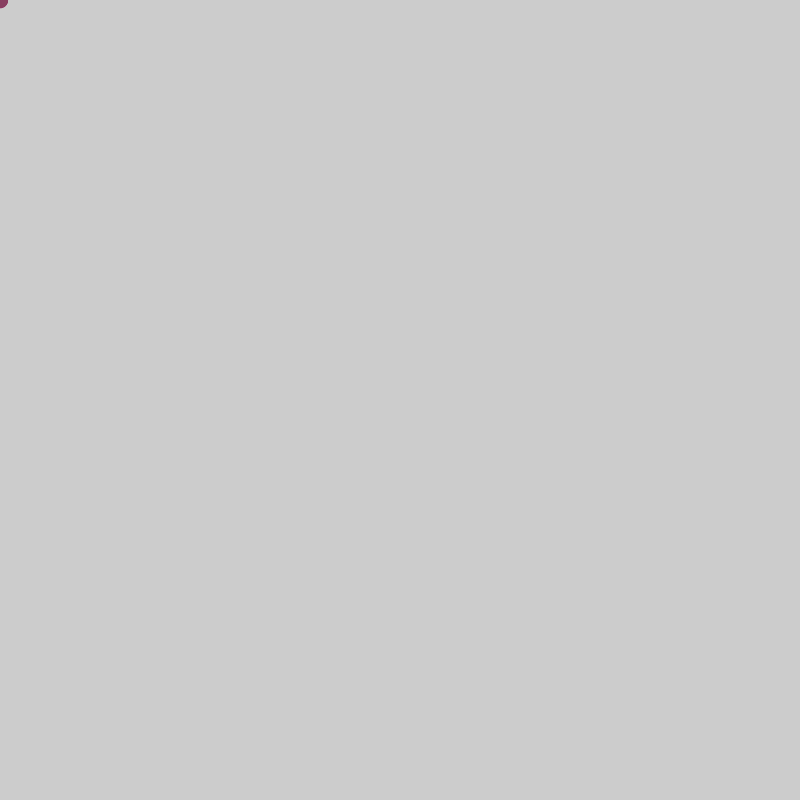
Frame 1 (no input)
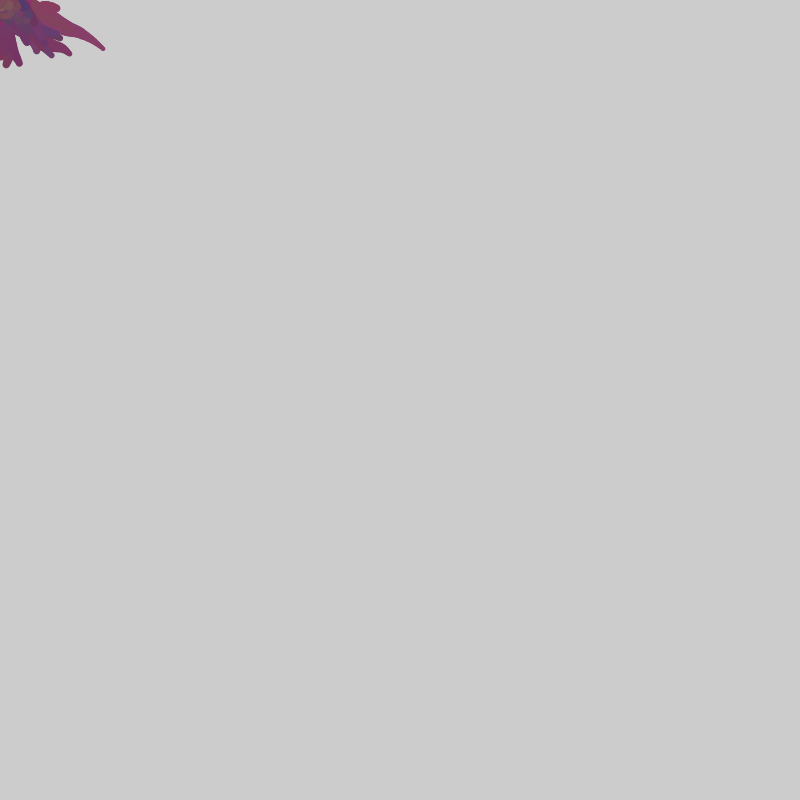
Frame 60 (the mouse pressed at the canvas centre just before this capture)
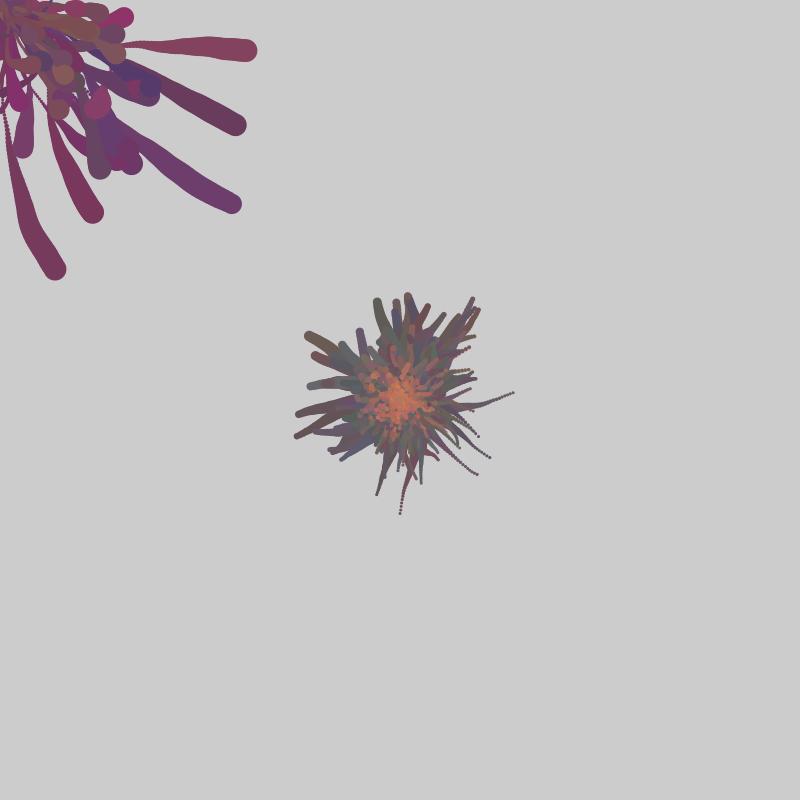
Frame 120 (the mouse held since frame 60 and released just before this capture)

The Processing sketch that drew these frames (run headless with seeded random() and noise(); from frame 60 on, the mouse is pressed at the canvas centre):

// Processing sketch: sketch_170323b
// ── sketch_170323b.pde
PartSys partSys = new PartSys();
void setup()
{
  size(800,800);
}

void draw()
{
  for(int i = 0; i < 10; i++)
  {
    float[] noises = new float[]{random(1),
                                 random(TWO_PI)};
    partSys.createNewParticle(new float[]{mouseX,mouseY},
                              new float[]{noises[0]*cos(noises[1]),
                                          noises[0]*sin(noises[1])});
  }
  partSys.update();
  partSys.draw();
}

void mouseClicked()
{
  
}

// ── partSys.pde
class PartSys
{
  ArrayList<Part> parts= new ArrayList<Part>();
  PartSys()
  {
    
  }
  
  void update()
  {
    float tm = millis()/1000.f;
    ArrayList<Part> deadParts= new ArrayList<Part>();
    for(Part p : parts)
    {
      float[] vel = getNoiseVel(p.pos,tm);
      p.vel[0]+=vel[0];
      p.vel[1]+=vel[1];
      p.pos[0]+=p.vel[0];
      p.pos[1]+=p.vel[1];
      
     if((p.pos[0] > width || p.pos[0] < 0) || 
     (p.pos[1] > height || p.pos[1] < 0))
     {
       deadParts.add(p);
     } 
    }
    parts.removeAll(deadParts);
  }
  
  
  void draw()
  {
    float tm=millis()/1000.f;
    for(Part p : parts)
    {
      pushMatrix();
      translate(p.pos[0],p.pos[1]);
      fill(p.c);
      noStroke();
      float sz = 3+20*(1+sin(tm*3+(p.pos[0]+p.pos[1])*.005125))/2;
//    float sz = 3+15*noise(p.pos[0]*.06,p.pos[1]*.06, tm*.1);
      ellipse(0,0,sz,sz);
      popMatrix();
    }
    println("sz: " + parts.size());
  }
  
  float[] getNoiseVel(float[] pos, float tm)
  {
    float[] scaledPos = new float[]{pos[0]*.2,pos[1]*.2};
    float[] noises = new float[]{noise(scaledPos[0],scaledPos[1],tm),
                       50*TWO_PI*noise(scaledPos[0],tm+3,scaledPos[1])};
    float maxSz = .5;
    return new float[]{maxSz*noises[0]*cos(noises[1]),
                       maxSz*noises[0]*sin(noises[1])};
  }
  
  void createNewParticle(float[] pos, float[] vel)
  {
    float t = millis()/1000.f;
    int c = color(rnd(t),
                  rnd(t/5+15),
                  rnd(t/2+50));
    Part p = new Part(pos,vel,c);
    parts.add(p);
  }
  
  float rnd(float t)
  {
    return random(20)+(256-20)*noise(t);
  }
}
class Part
{
  float pos[];
  float vel[];  
  int c;
  Part(float[] p, float[] v, int c)
  {
    pos = p; 
    vel = v;
    this.c = c;
  }
}
